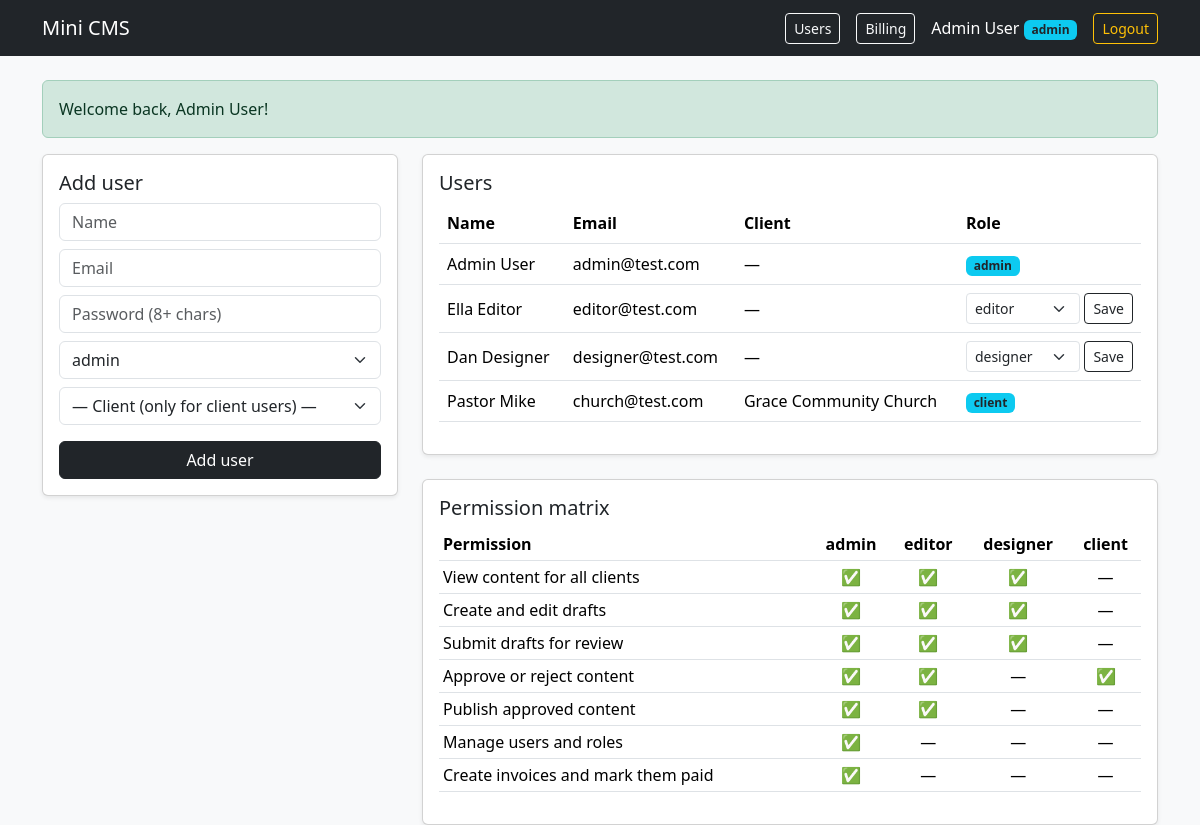
/users.php (signed in), run on the app's committed database.
### tables this page shows
CREATE TABLE users (
    id         INT AUTO_INCREMENT PRIMARY KEY,
    name       VARCHAR(100) NOT NULL,
    email      VARCHAR(150) NOT NULL UNIQUE,
    password   VARCHAR(255) NOT NULL,
    role_id    INT NOT NULL,
    client_id  INT NULL,
    created_at TIMESTAMP DEFAULT CURRENT_TIMESTAMP,
    FOREIGN KEY (role_id) REFERENCES roles(id),
    FOREIGN KEY (client_id) REFERENCES clients(id) ON DELETE SET NULL
);

CREATE TABLE roles (
    id   INT AUTO_INCREMENT PRIMARY KEY,
    name VARCHAR(50) NOT NULL UNIQUE
);

CREATE TABLE clients (
    id   INT AUTO_INCREMENT PRIMARY KEY,
    name VARCHAR(100) NOT NULL
);

### users.php (the view, shortened to what this page needs)
<?php
require 'app.php';
$roles   = $pdo->query('SELECT * FROM roles ORDER BY id')->fetchAll();
$clientRoleId = 4;
$users = $pdo->query(
    'SELECT u.*, r.name AS role_name, c.name AS client_name
     FROM users u
     JOIN roles r ON r.id = u.role_id
     LEFT JOIN clients c ON c.id = u.client_id
     ORDER BY u.id'
)->fetchAll();
$matrix = $pdo->query(
    'SELECT p.code, p.label, GROUP_CONCAT(rp.role_id) AS role_ids
     FROM permissions p
     LEFT JOIN role_permissions rp ON rp.permission_id = p.id
     GROUP BY p.id ORDER BY p.id'
)->fetchAll();
page_header('Users');
?>
<div class="row g-4">
    <div class="col-lg-4">
        <div class="card shadow-sm">
            <div class="card-body">
                <h2 class="h5">Add user</h2>
                <form method="post">
                    <input name="name" class="form-control mb-2" placeholder="Name" required>
                    <input name="email" type="email" class="form-control mb-2" placeholder="Email" autocomplete="off" required>
                    <input name="password" type="password" class="form-control mb-2" placeholder="Password (8+ chars)" autocomplete="new-password" required>
                    <select name="role_id" class="form-select mb-2">
                        <?php foreach ($roles as $r): ?>
                            <option value="<?= (int) $r['id'] ?>"><?= e($r['name']) ?></option>
                        <?php endforeach; ?>
                    </select>
                    <select name="client_id" class="form-select mb-3">
                        <option value="">— Client (only for client users) —</option>
                    </select>
                    <button class="btn btn-dark w-100">Add user</button>
                </form>
            </div>
        </div>
    </div>
    <div class="col-lg-8">
        <div class="card shadow-sm mb-4">
            <div class="card-body">
                <h2 class="h5">Users</h2>
                <div class="table-responsive">
                <table class="table align-middle">
                    <thead><tr><th>Name</th><th>Email</th><th>Client</th><th>Role</th></tr></thead>
                    <tbody>
                    <?php foreach ($users as $u): ?>
                        <tr>
                            <td><?= e($u['name']) ?></td>
                            <td><?= e($u['email']) ?></td>
                            <td><?= e($u['client_name'] ?? '—') ?></td>
                            <td>
                                <?php if ((int) $u['id'] === current_user()['id'] || (int) $u['role_id'] === $clientRoleId): ?>
                                    <span class="badge bg-info text-dark"><?= e($u['role_name']) ?></span>
                                <?php else: ?>
                                    <form method="post" class="d-flex gap-1">
                                        <select name="role_id" class="form-select form-select-sm">
                                            <?php foreach ($roles as $r): if ((int) $r['id'] === $clientRoleId) continue; ?>
                                                <option value="<?= (int) $r['id'] ?>" <?= $r['id'] == $u['role_id'] ? 'selected' : '' ?>>
                                                    <?= e($r['name']) ?>
                                                </option>
                                            <?php endforeach; ?>
                                        </select>
                                        <button class="btn btn-sm btn-outline-dark">Save</button>
                                    </form>
                                <?php endif; ?>
                            </td>
                        </tr>
                    <?php endforeach; ?>
                    </tbody>
                </table>
                </div>
            </div>
        </div>
        <div class="card shadow-sm">
            <div class="card-body">
                <h2 class="h5">Permission matrix</h2>
                <div class="table-responsive">
                <table class="table table-sm text-center">
                    <thead>
                        <tr>
                            <th class="text-start">Permission</th>
                            <?php foreach ($roles as $r): ?><th><?= e($r['name']) ?></th><?php endforeach; ?>
                        </tr>
                    </thead>
                    <tbody>
                    <?php foreach ($matrix as $p): $has = explode(',', (string) $p['role_ids']); ?>
                        <tr>
                            <td class="text-start"><?= e($p['label']) ?></td>
                            <?php foreach ($roles as $r): ?>
                                <td><?= in_array((string) $r['id'], $has, true) ? '✅' : '—' ?></td>
                            <?php endforeach; ?>
                        </tr>
                    <?php endforeach; ?>
                    </tbody>
                </table>
                </div>
            </div>
        </div>
    </div>
</div>
<?php page_footer(); ?>

### app.php (shortened to what this page needs)
<?php
function e($value): string
{
    return htmlspecialchars((string) $value, ENT_QUOTES, 'UTF-8');
}
function flash(?string $message = null): ?string
{
    $msg = $_SESSION['flash'] ?? null;
    return $msg;
}
function current_user(): ?array
{
    return $_SESSION['user'] ?? null;
}
function can(string $permission): bool
{
    $user = current_user();
    return $user && in_array($permission, $user['permissions'], true);
}
function page_header(string $title): void
{
    $user = current_user();
    ?>
<!DOCTYPE html>
<html lang="en">
<head>
    <link href="https://cdn.jsdelivr.net/npm/bootstrap@5.3.3/dist/css/bootstrap.min.css" rel="stylesheet">
</head>
<body class="bg-light">
<nav class="navbar navbar-dark bg-dark mb-4">
    <div class="container">
        <a class="navbar-brand" href="index.php">Mini CMS</a>
        <?php if ($user): ?>
            <div class="d-flex align-items-center gap-3 text-white">
                <?php if (can('users.manage')): ?>
                    <a class="btn btn-sm btn-outline-light" href="users.php">Users</a>
                <?php endif; ?>
                <?php if (can('invoices.manage')): ?>
                    <a class="btn btn-sm btn-outline-light" href="billing.php">Billing</a>
                <?php endif; ?>
                <span><?= e($user['name']) ?>
                    <span class="badge bg-info text-dark"><?= e($user['role']) ?></span></span>
                <a class="btn btn-sm btn-outline-warning" href="logout.php">Logout</a>
            </div>
        <?php endif; ?>
    </div>
</nav>
<div class="container">
    <?php if ($msg = flash()): ?>
        <div class="alert alert-success"><?= e($msg) ?></div>
    <?php endif; ?>
    <?php
}
function page_footer(): void
{
    echo '</div></body></html>';
}

### data on the page
users: name "Admin User", email "admin@test.com", client_name "—", role.name "admin"
roles: name "admin"
users: name "Ella Editor", email "editor@test.com", client_name "—", role_id "editor"
users: name "Dan Designer", email "designer@test.com", client_name "—", role_id "designer"
users: name "Pastor Mike", email "church@test.com", client.name "Grace Community Church", role.name "client"
roles: name "editor"
roles: name "designer"
roles: name "client"

### other printed values
$msg "Welcome back, Admin User!"
$p['label'] "View content for all clients"
$p['label'] "Create and edit drafts"
$p['label'] "Submit drafts for review"
$p['label'] "Approve or reject content"
$p['label'] "Publish approved content"
$p['label'] "Manage users and roles"
$p['label'] "Create invoices and mark them paid"
form field role_id "admin"
